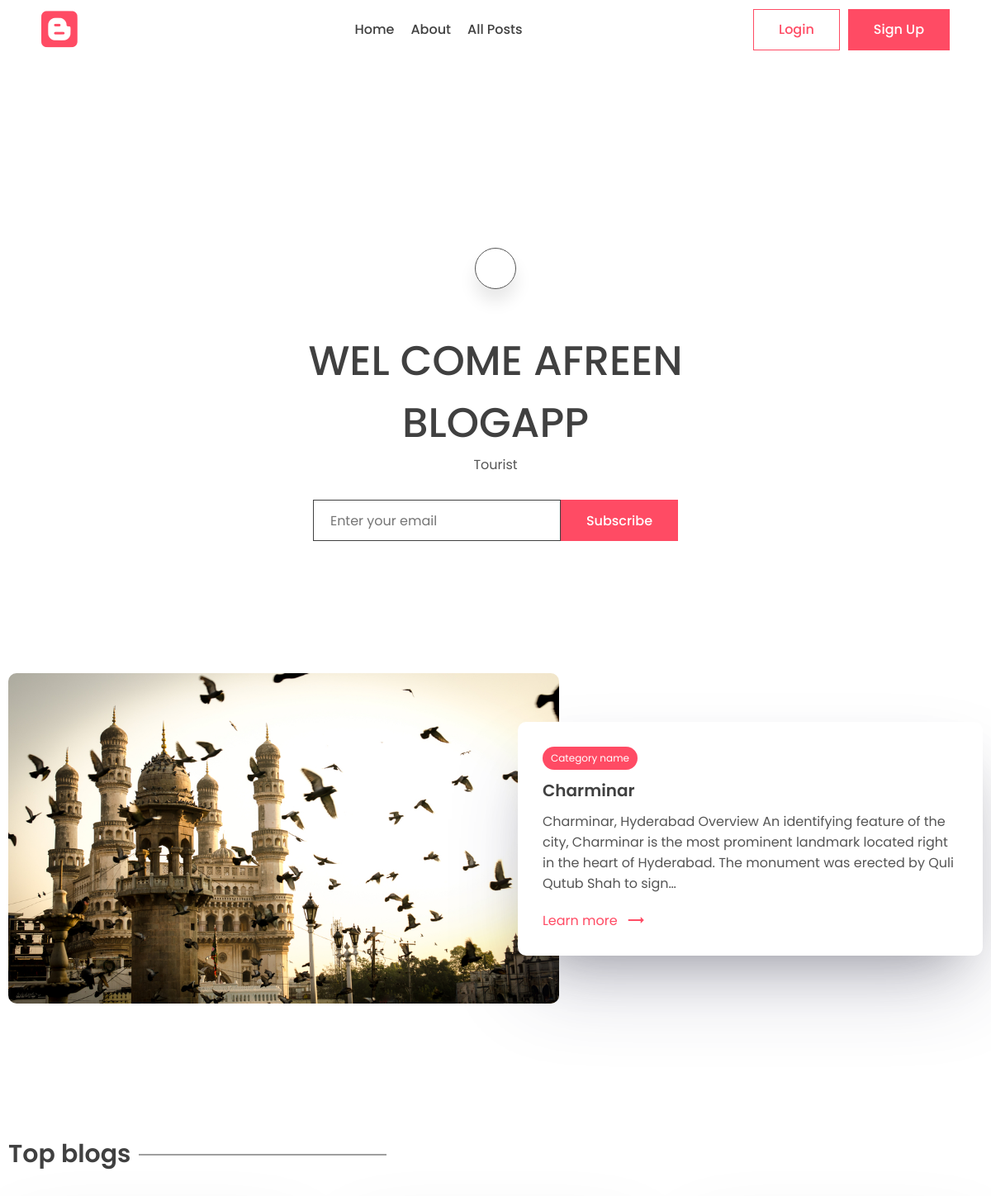
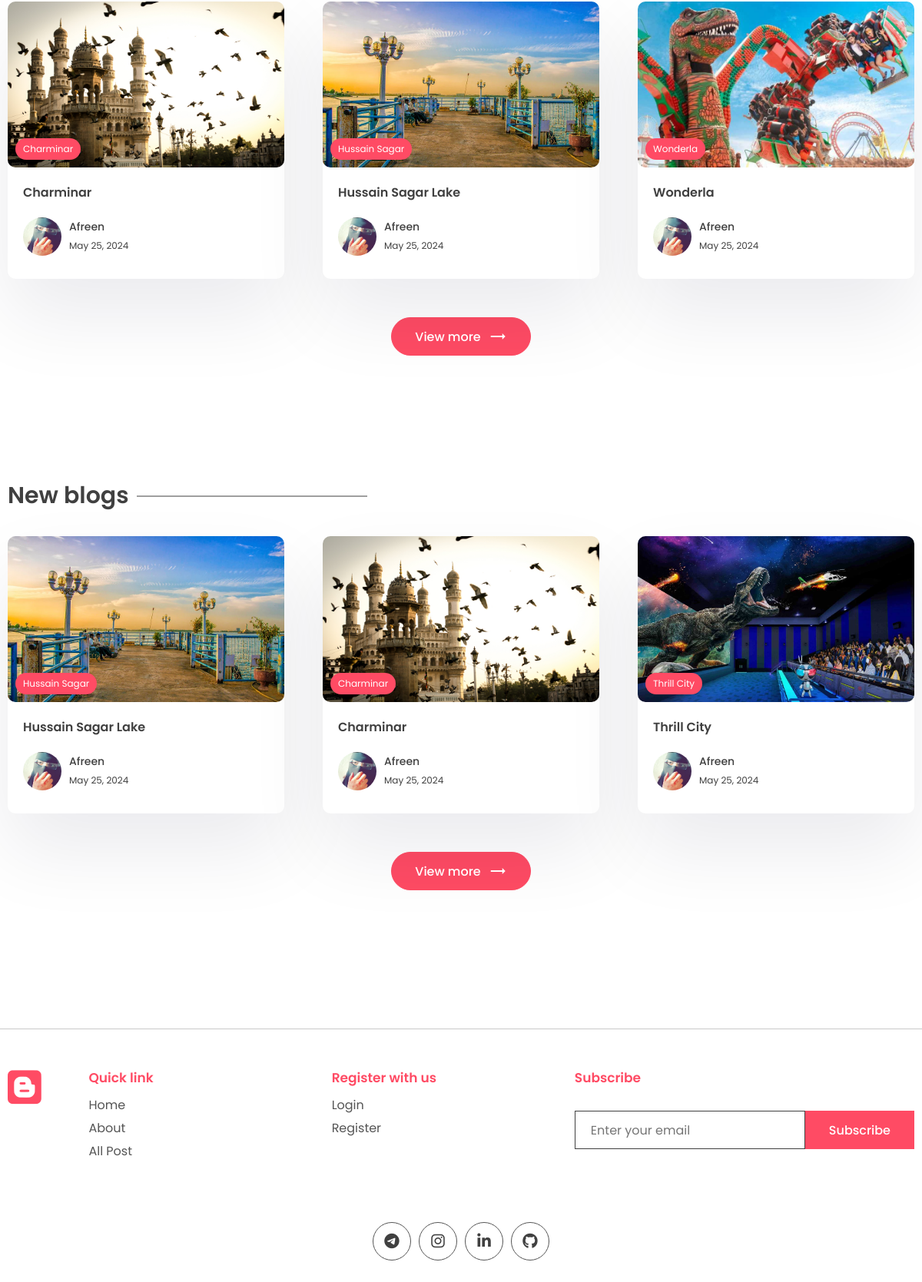
The page / on the database its author committed (2 pictures, top to bottom).
### app/models.py (models this page shows, shortened)
class WebsiteMeta(models.Model):
    title = models.CharField(max_length=200)
    description = models.CharField(max_length=500)
    about = models.TextField()

class Post(models.Model):
    title =  models.CharField(max_length=200)
    content = models.TextField()
    last_updated = models.DateTimeField(auto_now=True)
    slug = models.SlugField(max_length=200, unique=True)
    image = models.ImageField(null=True, blank=True, upload_to="images/")
    tags = models.ManyToManyField(Tag, blank=True, related_name='post')
    view_count=models.IntegerField(null=True, blank=True)
    is_featured = models.BooleanField(default=False)
    author = models.ForeignKey(User, on_delete=models.CASCADE, null=True, blank=True)
    bookmarks = models.ManyToManyField(User, related_name="bookmarks", default=None, blank=True)
    likes = models.ManyToManyField(User, related_name="post_like", default=None, blank=True)

class Tag(models.Model):
    name = models.CharField(max_length=100)
    description = models.CharField(max_length=100)
    slug = models.SlugField(max_length=200, unique=True)

class Profile(models.Model):
    user = models.OneToOneField(User, on_delete=models.CASCADE)
    profile_image = models.ImageField(null=True, blank=True, upload_to="images/")
    slug = models.SlugField(max_length=200, unique=True)
    bio = models.CharField(max_length=200)

### app/views.py (the view, shortened to what this page needs)
# urls.py: path('', views.index, name="index"),
def index(request):
    posts = Post.objects.all()
    top_posts = Post.objects.all().order_by('-view_count')[0:3]
    recent_posts = Post.objects.all().order_by('-last_updated')[0:3]
    featured_blog = Post.objects.filter(is_featured = True)
    subscribe_form = SubscribeForm()
    subscribe_successful = None
    website_info = None
    if WebsiteMeta.objects.all().exists():
        website_info = WebsiteMeta.objects.all()[0]
    if featured_blog:
        featured_blog = featured_blog[0]
    context = {'posts':posts, 'top_posts':top_posts, 'website_info':website_info,'recent_posts':recent_posts, 'subscribe_form':subscribe_form, 'subscribe_successful':subscribe_successful, 'featured_blog':featured_blog}
    return render(request, 'app/index.html', context)

### app/forms.py
class SubscribeForm(forms.ModelForm):
    class Meta:
        model=Subscribe
        fields='__all__'
        labels = {'email':_('')}
    def __init__(self, *args, **kwargs):
        super().__init__(*args, **kwargs)
        self.fields['email'].widget.attrs['placeholder'] = 'Enter your email'

### app/templates/app/index.html (shortened to what this page needs)
{% extends 'base.html' %}
{% block content %}
    <main class="sp">
      <div class="container">
        <center>
          <div class="search-bar">
            <a href="{% url 'search' %}" class="animated-search" onclick="searchbar()">
            </a>
          </div>
          <div class="typo">
            {% if website_info.title %}
              <h1 class="title">{{website_info.title}}</h1>
            {% else %}
              <h1 class="title">Website blog title</h1>
            {% endif %}
            {% if website_info.description %}
            <p>
              {{website_info.description}}
            </p>
            {% else %}
            <p>
              Lorem ipsum began as scrambled, nonsensical Latin derived from
              Cicero's 1st-century BC text De Finibus Bonorum et Malorum.
            </p>
            {% endif %}
          </div>
          <div class="newsletter">
            {% if request.session.subscribed == None %}
            <form method="POST">
              {{subscribe_form}}
              <button class="btn btn-primary">Subscribe</button>
            </form>
            {% endif %}
          </div>
        </center>
      </div>
    </main>
    {% if featured_blog %}
    <section class="sp">
      <div class="container">
        <a href="{% url 'post_page' featured_blog.slug %}">
        <div class="grid-2">
          <div class="post-img">
            <img src="{{featured_blog.image.url}}" alt="" />
          </div>
          <div class="post-content">
            <div class="cetagory">
              <p>Category name</p>
            </div>
            <h1>
              {{featured_blog.title}}
            </h1>
            <p class="des">
              {{featured_blog.content|truncatechars:200}}
            </p>
            <a class="learn" href="#"
              >Learn more <span class="material-icons"> trending_flat </span></a
            >
          </div>
        </div>
      </a>
      </div>
    </section>
    {% endif %}
    <section class="sp">
      <div class="container">
        <h1 class="sec-title">Top blogs</h1>
        <div class="grid-3">
            {% for post in top_posts %}
          <a href="{% url 'post_page' post.slug %}">
            <div class="card">
              <div class="post-img">
                <img src="{{post.image.url}}" alt="" />
                <div class="tag">{{post.tags.all.0.name}}</div>
              </div>
              <div class="card-content">
                <h3>
                  {{post.title}}
                </h3>
                <div class="author">
                  <div class="profile-pic">
                    <img src="{{post.author.profile.profile_image.url}}" alt="" />
                  </div>
                  <div class="details">
                    <p>{{post.author.first_name}}</p>
                    <small>{{post.last_updated|date}}</small>
                  </div>
                </div>
              </div>
            </div>
          </a>
          {% endfor %}
        </div>
        <center>
          <a href="{% url 'all_posts' %}"><button class="btn btn-primary rounded view">
            View more <span class="material-icons"> trending_flat </span>
          </button></a>
        </center>
      </div>
    </section>
    <section class="sp">
      <div class="container">
        <h1 class="sec-title">New blogs</h1>
        <div class="grid-3">
            {% for post in recent_posts %}
          <a href="{% url 'post_page' post.slug %}">
            <div class="card">
              <div class="post-img">
                <img src="{{post.image.url}}" alt="" />
                <div class="tag">{{post.tags.all.0.name}}</div>
              </div>
              <div class="card-content">
                <h3>
                  {{post.title}}
                </h3>
                <div class="author">
                  <div class="profile-pic">
                    <img src="{{post.author.profile.profile_image.url}}" alt="" />
                  </div>
                  <div class="details">
                    <p>{{post.author.first_name}}</p>
                    <small>{{post.last_updated|date}}</small>
                  </div>
                </div>
              </div>
            </div>
          </a>
          {% endfor %}
        </div>
        <center>
          <a href="{% url 'all_posts' %}"><button class="btn btn-primary rounded view">
            View more <span class="material-icons"> trending_flat </span>
          </button></a>
        </center>
      </div>
    </section>
    {% endblock content %}

### templates/base.html (shortened to what this page needs)
{% load static %}
<!DOCTYPE html>
<html lang="en">
  <head>
    <link rel="stylesheet" href="{% static 'app/style.css' %}" />
    <link
      rel="stylesheet"
      href="https://unicons.iconscout.com/release/v2.1.6/css/unicons.css"
    />
    <link
      rel="stylesheet"
      href="https://cdnjs.cloudflare.com/ajax/libs/font-awesome/6.1.1/css/all.min.css"
    />
  </head>
  <body>
    <header>
      <div class="container container-fluid">
        <a class="logo" href="{% url 'index' %}">
          <i class="fa-brands fa-blogger"></i>
        </a>
        <div class="links">
          <a href="{% url 'index' %}">Home</a>
          <a href="{% url 'about' %}">About</a>
          <a href="{% url 'all_posts' %}">All Posts</a>
        </div>
        <div class="action-btn">
          {% if user.is_authenticated %}
          <a href="{% url 'logout' %}"
            ><button class="btn btn-scoundary">Logout</button></a
          >
          {% else %}
          <a href="{% url 'login' %}"
            ><button class="btn btn-scoundary">Login</button></a
          >
          <a href="{% url 'register' %}">
            <button class="btn btn-primary">Sign Up</button></a
          >
          {% endif %}
        </div>
      </div>
    </header>
    <main>
    {% block content %}
    {% endblock content %}
    </main>
    <footer>
      <div class="container">
        <div class="grid-4">
          <div class="logo f-logo">
            <i class="fa-brands fa-blogger"></i>
          </div>
          <div class="link">
            <h2>Quick link</h2>
            <div class="q-link">
              <a href="{% url 'index' %}">Home</a>
              <a href="{% url 'about' %}">About</a>
              <a href="{% url 'all_posts' %}">All Post</a>
            </div>
          </div>
          <div class="link">
            {% if user.is_authenticated %}
            <h2>Your Favourites</h2>
            <div class="q-link">
              <a href="{% url 'all_liked_posts' %}">Likes</a>
              <a href="{% url 'all_bookmarked_posts' %}">Bookmarks</a>
            </div>
            {% else %}
            <h2>Register with us</h2>
            <div class="q-link">
              <a href="{% url 'login' %}">Login</a>
              <a href="{% url 'register' %}">Register</a>
            </div>
            {% endif %}
          </div>
          <div class="news-signup">
            <h2>Subscribe</h2>
            <div class="newsletter">
              <form method="POST">
                <input
                  type="email"
                  name="email"
                  maxlength="100"
                  placeholder="Enter your email"
                  required=""
                  id="id_email"
                />
                <button class="btn btn-primary">Subscribe</button>
              </form>
            </div>
          </div>
        </div>
        <div class="share">
          <div class="social">
            <a href="https://web.telegram.org/k/">
              <i class="fa-brands fa-telegram"></i>
            </a>
            <a href="https://www.instagram.com/affi_0217/">
              <i class="fa-brands fa-instagram"></i>
            </a>
            <a href="https://www.linkedin.com/in/mohd-afreen-affy/">
              <i class="fa-brands fa-linkedin-in"></i>
            </a>
            <a href="https://github.com/Afreen02dec2002">
              <i class="fa-brands fa-github"></i>
            </a>
          </div>
        </div>
      </div>
    </footer>
  </body>
</html>

### rows shown on the page
WebsiteMeta: title "WEL COME AFREEN BLOGAPP", description "Tourist"
Post: image (picture), title "Charminar", content "Charminar, Hyderabad Overview An identifying feature of the city, Charminar is the most prominent landmark located right in the heart of Hyderabad. The monument was erected by Quli Qutub Shah to sign…", tags.all.0.name "Charminar", author.profile.profile_image (picture), author.first_name "Afreen", last_updated "May 25, 2024"
Post: image (picture), tags.all.0.name "Hussain Sagar", title "Hussain Sagar Lake", author.profile.profile_image (picture), author.first_name "Afreen", last_updated "May 25, 2024"
Post: image (picture), tags.all.0.name "Wonderla", title "Wonderla", author.profile.profile_image (picture), author.first_name "Afreen", last_updated "May 25, 2024"
Post: image (picture), tags.all.0.name "Thrill City", title "Thrill City", author.profile.profile_image (picture), author.first_name "Afreen", last_updated "May 25, 2024"
